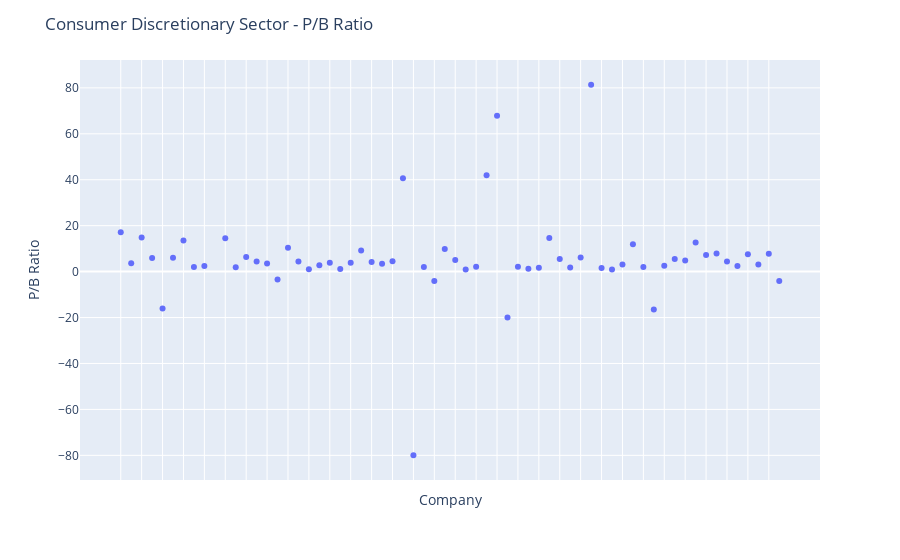

The cell this chart's notebook holds for it:
### Markdown cell above
## Price To Sales Ratio

### Code cell
fig = px.scatter(df[df['sector'] == 'Consumer Discretionary'], 
                 x='ticker', 
                 y='price_to_book_ratio',
                 hover_name = 'company',
                 labels={'price_to_book_ratio': 'P/B Ratio',
                        'ticker': 'Company'},
                 

                 )

fig.update_xaxes(showticklabels=False)
fig.update_layout(title_text='Consumer Discretionary Sector - P/B Ratio')

fig.show()

### Figure 1 — Plotly figure (JSON) as saved in the notebook; plotly's stock layout.template omitted (floating-point values rounded to 4 significant figures)
{"data": [{"hovertemplate": "<b>%{hovertext}</b><br><br>Company=%{x}<br>P/B Ratio=%{y}<extra></extra>", "hovertext": ["Tesla", "Advance Auto Parts", "Amazon.com Inc.", "Aptiv PLC", "AutoZone Inc", "Best Buy Co. Inc.", "Booking Holdings Inc", "BorgWarner", "Carmax Inc", "Carnival Corp.", "Chipotle Mexican Grill", "D. R. Horton", "Darden Restaurants", "Dollar General", "Dollar Tree", "Domino's Pizza", "eBay Inc.", "Expedia Group", "Ford Motor Company", "Gap Inc.", "Garmin Ltd.", "General Motors", "Genuine Parts", "H&R Block", "Hanesbrands Inc", "Harley-Davidson", "Hasbro Inc.", "Hilton Worldwide Holdings Inc", "Home Depot", "Kohl's Corp.", "L Brands Inc.", "Las Vegas Sands", "Leggett & Platt", "Lennar Corp.", "LKQ Corporation", "Lowe's Cos.", "Marriott Int'l.", "McDonald's Corp.", "MGM Resorts International", "Mohawk Industries", "Newell Brands", "Nike", "Nordstrom", "Norwegian Cruise Line Holdings", "NVR Inc", "O'Reilly Automotive", "PulteGroup", "PVH Corp.", "Ralph Lauren Corporation", "Ross Stores", "Royal Caribbean Cruises Ltd", "Starbucks Corp.", "Tapestry, Inc.", "Target Corp.", "Tiffany & Co.", "TJX Companies Inc.", "Tractor Supply Company", "Ulta Beauty", "Under Armour Class A", "Under Armour Class C", "V.F. Corp.", "Whirlpool Corp.", "Wynn Resorts Ltd", "Yum! Brands Inc"], "legendgroup": "", "marker": {"color": "#636efa", "symbol": "circle"}, "mode": "markers", "name": "", "showlegend": false, "type": "scatter", "x": ["TSLA", "AAP", "AMZN", "APTV", "AZO", "BBY", "BKNG", "BWA", "KMX", "CCL", "CMG", "DHI", "DRI", "DG", "DLTR", "DPZ", "EBAY", "EXPE", "F", "GPS", "GRMN", "GM", "GPC", "HRB", "HBI", "HOG", "HAS", "HLT", "HD", "KSS", "LB", "LVS", "LEG", "LEN", "LKQ", "LOW", "MAR", "MCD", "MGM", "MHK", "NWL", "NKE", "JWN", "NCLH", "NVR", "ORLY", "PHM", "PVH", "RL", "ROST", "RCL", "SBUX", "TPR", "TGT", "TIF", "TJX", "TSCO", "ULTA", "UAA", "UA", "VFC", "WHR", "WYNN", "YUM"], "xaxis": "x", "y": [17.14, 3.689, 14.89, 5.896, -16.06, 6.062, 13.59, 1.995, 2.438, null, 14.5, 1.941, 6.356, 4.45, 3.556, -3.392, 10.37, 4.409, 1.058, 2.795, 3.9, 1.136, 3.842, 9.227, 4.141, 3.407, 4.483, 40.63, -79.95, 1.969, -4.097, 9.84, 5.072, 0.9078, 2.081, 41.99, 67.82, -19.96, 2.123, 1.198, 1.706, 14.67, 5.457, 1.753, 6.169, 81.35, 1.579, 0.9184, 3.069, 11.95, 2.051, -16.49, 2.521, 5.443, 4.878, 12.63, 7.181, 7.936, 4.375, 2.469, 7.555, 3.046, 7.754, -4.069], "yaxis": "y"}], "layout": {"legend": {"tracegroupgap": 0}, "margin": {"t": 60}, "title": {"text": "Consumer Discretionary Sector - P/B Ratio"}, "xaxis": {"anchor": "y", "domain": [0, 1], "showticklabels": false, "title": {"text": "Company"}}, "yaxis": {"anchor": "x", "domain": [0, 1], "title": {"text": "P/B Ratio"}}}}
